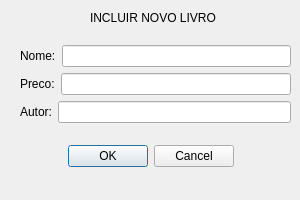
<?xml version="1.0" encoding="UTF-8"?>
<ui version="4.0">
 <class>IncluirLivro</class>
 <widget class="QDialog" name="IncluirLivro">
  <property name="geometry">
   <rect>
    <x>0</x>
    <y>0</y>
    <width>300</width>
    <height>200</height>
   </rect>
  </property>
  <property name="windowTitle">
   <string>Dialog</string>
  </property>
  <widget class="QDialogButtonBox" name="buttonBox">
   <property name="geometry">
    <rect>
     <x>-20</x>
     <y>140</y>
     <width>341</width>
     <height>32</height>
    </rect>
   </property>
   <property name="orientation">
    <enum>Qt::Horizontal</enum>
   </property>
   <property name="standardButtons">
    <set>QDialogButtonBox::Cancel|QDialogButtonBox::Ok</set>
   </property>
   <property name="centerButtons">
    <bool>true</bool>
   </property>
  </widget>
  <widget class="QLabel" name="label">
   <property name="geometry">
    <rect>
     <x>90</x>
     <y>10</y>
     <width>141</width>
     <height>16</height>
    </rect>
   </property>
   <property name="text">
    <string>INCLUIR NOVO LIVRO</string>
   </property>
  </widget>
  <widget class="QWidget" name="">
   <property name="geometry">
    <rect>
     <x>20</x>
     <y>45</y>
     <width>271</width>
     <height>80</height>
    </rect>
   </property>
   <layout class="QVBoxLayout" name="verticalLayout">
    <item>
     <layout class="QHBoxLayout" name="horizontalLayout">
      <item>
       <widget class="QLabel" name="label_2">
        <property name="text">
         <string>Nome:</string>
        </property>
       </widget>
      </item>
      <item>
       <widget class="QLineEdit" name="nome"/>
      </item>
     </layout>
    </item>
    <item>
     <layout class="QHBoxLayout" name="horizontalLayout_2">
      <item>
       <widget class="QLabel" name="label_3">
        <property name="text">
         <string>Preco:</string>
        </property>
       </widget>
      </item>
      <item>
       <widget class="QLineEdit" name="preco"/>
      </item>
     </layout>
    </item>
    <item>
     <layout class="QHBoxLayout" name="horizontalLayout_3">
      <item>
       <widget class="QLabel" name="label_4">
        <property name="text">
         <string>Autor:</string>
        </property>
       </widget>
      </item>
      <item>
       <widget class="QLineEdit" name="autor"/>
      </item>
     </layout>
    </item>
   </layout>
  </widget>
 </widget>
 <resources/>
 <connections>
  <connection>
   <sender>buttonBox</sender>
   <signal>accepted()</signal>
   <receiver>IncluirLivro</receiver>
   <slot>accept()</slot>
   <hints>
    <hint type="sourcelabel">
     <x>248</x>
     <y>254</y>
    </hint>
    <hint type="destinationlabel">
     <x>157</x>
     <y>274</y>
    </hint>
   </hints>
  </connection>
  <connection>
   <sender>buttonBox</sender>
   <signal>rejected()</signal>
   <receiver>IncluirLivro</receiver>
   <slot>reject()</slot>
   <hints>
    <hint type="sourcelabel">
     <x>316</x>
     <y>260</y>
    </hint>
    <hint type="destinationlabel">
     <x>286</x>
     <y>274</y>
    </hint>
   </hints>
  </connection>
 </connections>
</ui>
